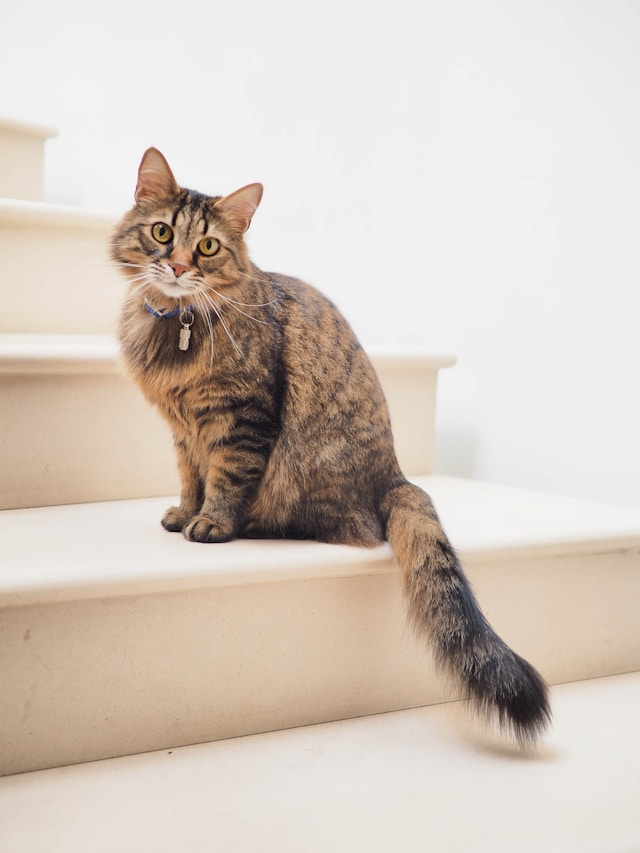
#> input picture digital-image-processing/images/cat-1.jpg, 640 x 853 px
$ jupyter execute 25-06-25.ipynb
#> lines starting #> are read from the running program, lines starting #| are printed output that depends on the picture
# Read and display image

[cell 1]
import cv2
import matplotlib.pyplot as plt
import numpy as np

img = cv2.imread("./images/cat-1.jpg") # read an image (color image)
#> img is the input picture: shape (853, 640, 3); mean B, G, R 191.2, 200.8, 212.2
cv2.imshow("Original", img) # display the image
cv2.waitKey(0) # wait before the image display window before closing

# Convert RGB to Grayscale image

[cell 2]
img2 = cv2.imread("./images/cat-1.jpg")
rgbToGrayScale = cv2.cvtColor(img2, cv2.COLOR_BGR2GRAY)
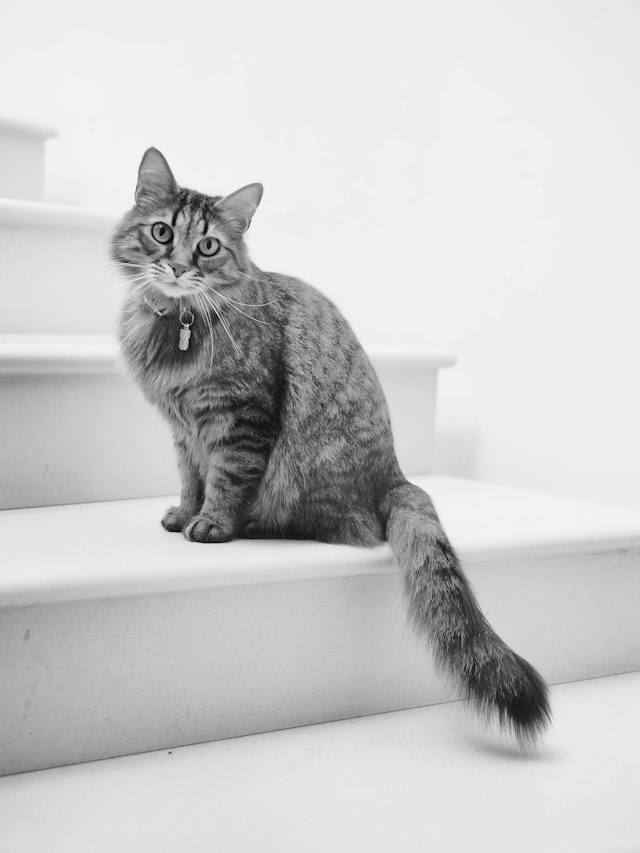
#> rgbToGrayScale: shape (853, 640); min 2, max 250, mean 203.1
cv2.imshow("Grayscale image", rgbToGrayScale)
cv2.waitKey(0)

# Blur image

[cell 3]
img3 = cv2.imread("./images/cat-2.jpg")
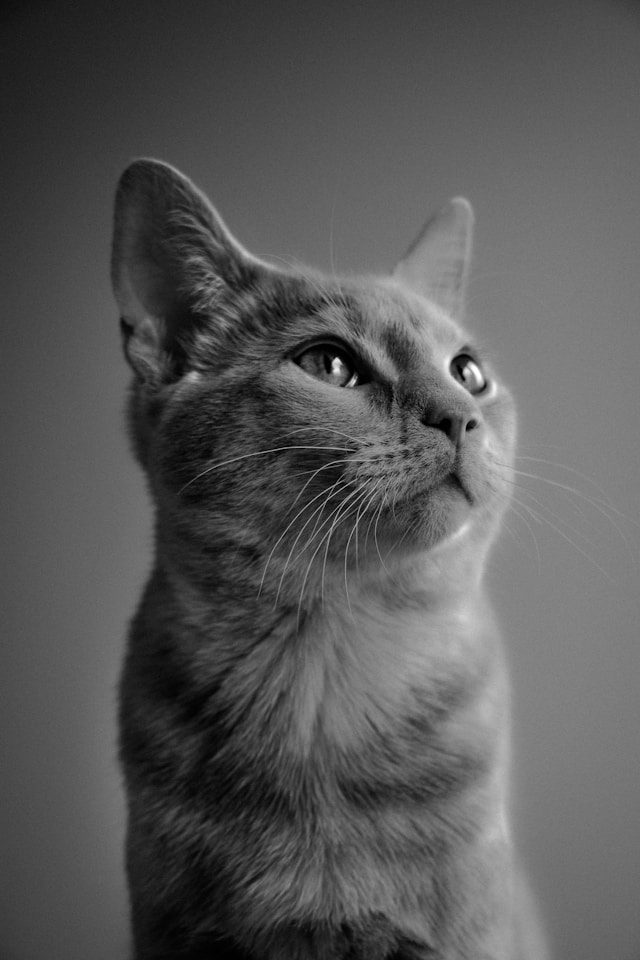
#> input picture digital-image-processing/images/cat-2.jpg, 640 x 960 px
#> img3 is the input picture: shape (960, 640, 3); min 0, max 255, mean 87.4
blurImg = cv2.GaussianBlur(img3, (11, 11), 0)
cv2.imshow("Gaussian Blur image", blurImg)
cv2.waitKey(0)

# Resize image

[cell 4]
img4 = cv2.imread("./images/cat-2.jpg")
resized_img = cv2.resize(img4, (300, 300))
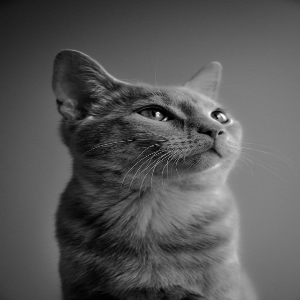
#> resized_img: shape (300, 300, 3); min 0, max 255, mean 87.3
cv2.imshow("Resized image", resized_img)
cv2.waitKey(0)

# Image shape, size and pixels - color and grayscale

[cell 5]
# for the color image

print("Shape:", img.shape)      # (height, width, channels)
#| Shape: (853, 640, 3)
print("Size:", img.size)        # Total number of elements (pixels * channels)
#| Size: 1637760
print("Data type:", img.dtype)  # Usually uint8
#| Data type: uint8

# for gray image

print("Shape:", img4.shape)      # (height, width, channels)
#| Shape: (960, 640, 3)
print("Size:", img4.size)        # Total number of elements (pixels * channels)
#| Size: 1843200
print("Data type:", img4.dtype)  # Usually uint8
#| Data type: uint8

# Histogram

[cell 6]
# [15 lines of commented-out code are left out]


colors = ('b', 'g', 'r')
channel_labels = ('Blue', 'Green', 'Red')

plt.style.use('default')

fig = plt.figure(facecolor='white')
ax = fig.add_subplot(1, 1, 1)
ax.set_facecolor('white')  # Set the plot background

# Create a white-background figure
plt.title("Color image Histogram", fontsize=14)
plt.xlabel("Pixel Intensity", fontsize=12)
plt.ylabel("Number of Pixels", fontsize=12)

# Customize the plot appearance
plt.grid(True, linestyle='--', alpha=0.5)
plt.xlim([0, 256])
plt.gca().set_facecolor('white')  # Plot area background

images = [img2, img3, img4]

# Loop over the B, G, R channels
for i, color in enumerate(colors):
    hist = cv2.calcHist([img], [i], None, [256], [0, 256])
    plt.plot(hist, color=color, label=channel_labels[i], linewidth=1.5)

# Add legend
plt.legend()

# Show the plot
plt.show()
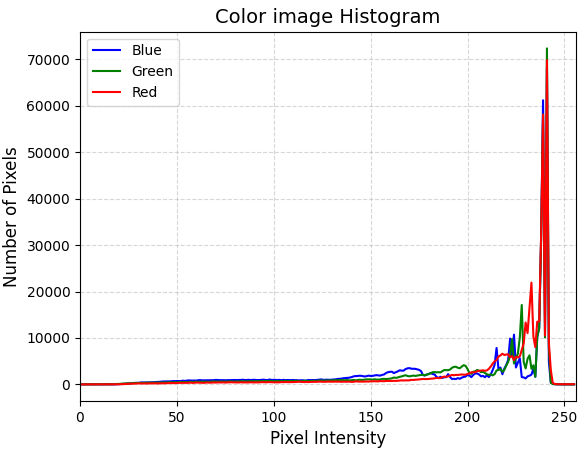
#> figure drawn by matplotlib, 1 panel; curve peaks at x = 241, y = 68080; curve peaks at x = 241, y = 72349; curve peaks at x = 241, y = 69812

# Convert image in 2D array

[cell 7]
img5 = cv2.imread("./images/cat-1.jpg", cv2.IMREAD_GRAYSCALE)
#> img5: shape (853, 640); min 0, max 251, mean 203.1
print(img5.shape)
#| (853, 640)
print(img5)
#> (printed output is left out)

# Remove noise from image

[cell 8]
img6 = cv2.imread("./images/noise-img.jpg") # image with noise
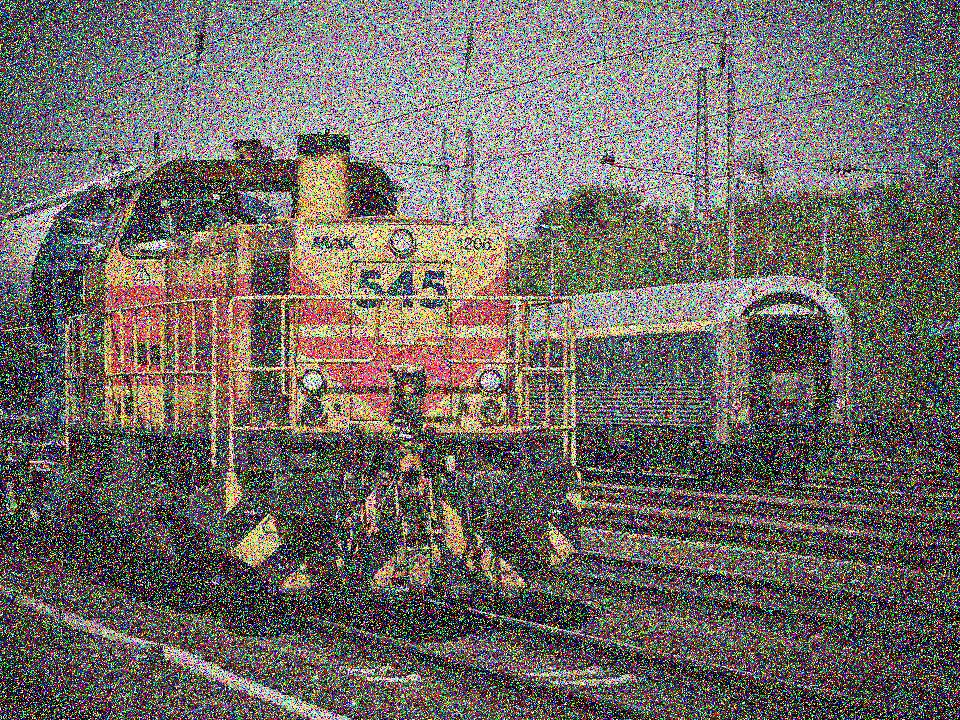
#> input picture digital-image-processing/images/noise-img.jpg, 960 x 720 px
#> img6 is the input picture: shape (720, 960, 3); mean B, G, R 102, 106.2, 111.9

# apply gaussian blur to reduce noise
blurred = cv2.GaussianBlur(img6, (11, 11), 0)
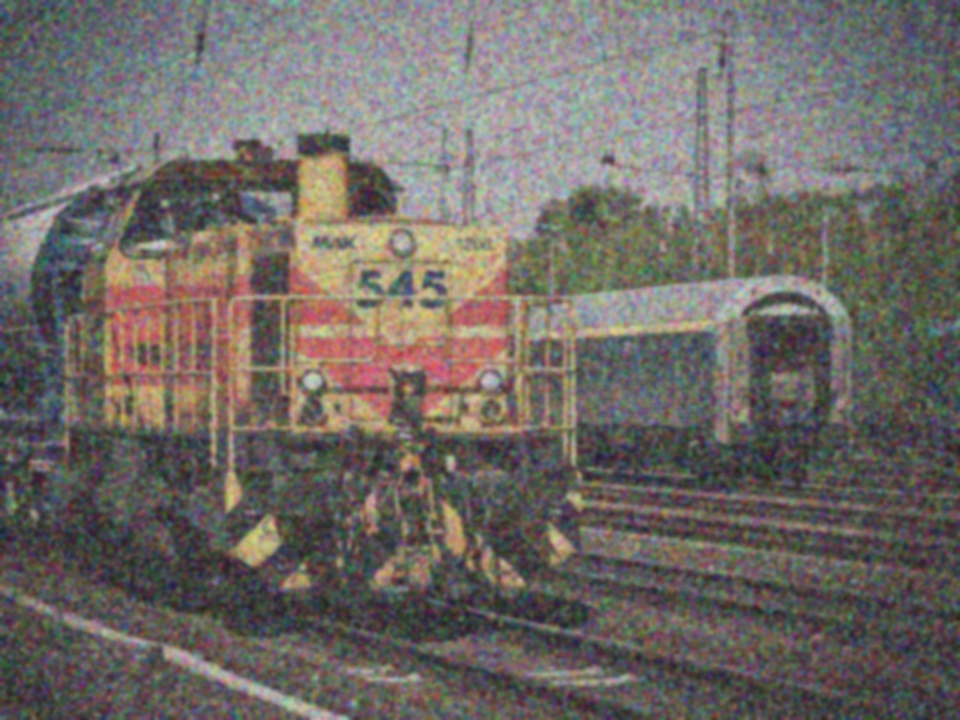
#> blurred: shape (720, 960, 3); mean B, G, R 102, 106.2, 111.9
cv2.imshow("Blurred image", blurred)
cv2.waitKey(0)

# Subplot

[cell 9]
# [20 lines of commented-out code are left out]

images = [
    (img, "Original"),
    (rgbToGrayScale, "Grayscale"),
    (blurImg, "Gaussian Blur"),
    (resized_img, "Resized image"),
    (blurred, "Denoised Image"),
]
# Plot them in a 3x3 grid
plt.figure(figsize=(12, 10))
for i, (image, title) in enumerate(images):
    plt.subplot(3, 3, i + 1)
    cmap = 'gray' if len(image.shape) == 2 else None
    plt.imshow(image, cmap=cmap)
    plt.title(title)
    plt.axis('off')
#> this loop made 5 passes
#> title on passes 1, 3, 4, 5: 'Original', 'Gaussian Blur', 'Resized image', 'Denoised Image'

plt.tight_layout()
plt.show()
#> figure, not shown here; B, G, R data is drawn as R, G, B
